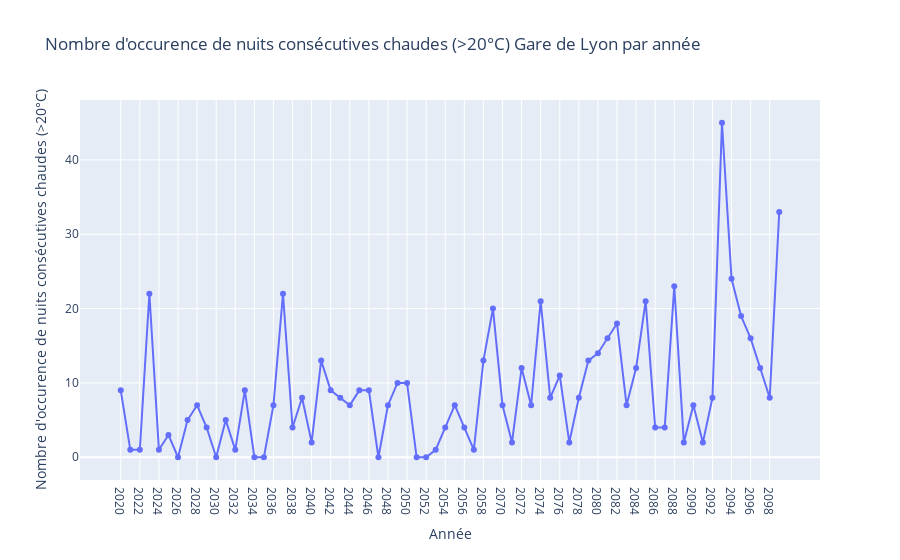

The cell this chart's notebook holds for it:
### Code cell
import plotly.express as px

# Sort your dict by key
dict_consecutive_nights = dict(sorted(dict_consecutive_nights.items()))

# Convert to lists
years = list(dict_consecutive_nights.keys())
counts = list(dict_consecutive_nights.values())

# Create line plot
fig = px.line(
    x=years,
    y=counts,
    markers=True,   # equivalent to marker='o'
    labels={'x': 'Année', 'y': "Nombre d'occurence de nuits consécutives chaudes (>20°C)"},
    title="Nombre d'occurence de nuits consécutives chaudes (>20°C) Gare de Lyon par année"
)

fig.show()

### Figure 1 — Plotly figure (JSON) as saved in the notebook; plotly's stock layout.template omitted (floating-point values rounded to 4 significant figures)
{"data": [{"hovertemplate": "Année=%{x}<br>Nombre d'occurence de nuits consécutives chaudes (>20°C)=%{y}<extra></extra>", "legendgroup": "", "line": {"color": "#636efa", "dash": "solid"}, "marker": {"symbol": "circle"}, "mode": "lines+markers", "name": "", "orientation": "v", "showlegend": false, "type": "scatter", "x": ["2020", "2021", "2022", "2023", "2024", "2025", "2026", "2027", "2028", "2029", "2030", "2031", "2032", "2033", "2034", "2035", "2036", "2037", "2038", "2039", "2040", "2041", "2042", "2043", "2044", "2045", "2046", "2047", "2048", "2049", "2050", "2051", "2052", "2053", "2054", "2055", "2056", "2057", "2058", "2059", "2070", "2071", "2072", "2073", "2074", "2075", "2076", "2077", "2078", "2079", "2080", "2081", "2082", "2083", "2084", "2085", "2086", "2087", "2088", "2089", "2090", "2091", "2092", "2093", "2094", "2095", "2096", "2097", "2098", "2099"], "xaxis": "x", "y": [9, 1, 1, 22, 1, 3, 0, 5, 7, 4, 0, 5, 1, 9, 0, 0, 7, 22, 4, 8, 2, 13, 9, 8, 7, 9, 9, 0, 7, 10, 10, 0, 0, 1, 4, 7, 4, 1, 13, 20, 7, 2, 12, 7, 21, 8, 11, 2, 8, 13, 14, 16, 18, 7, 12, 21, 4, 4, 23, 2, 7, 2, 8, 45, 24, 19, 16, 12, 8, 33], "yaxis": "y"}], "layout": {"legend": {"tracegroupgap": 0}, "title": {"text": "Nombre d'occurence de nuits consécutives chaudes (>20°C) Gare de Lyon par année"}, "xaxis": {"anchor": "y", "domain": [0, 1], "title": {"text": "Année"}}, "yaxis": {"anchor": "x", "domain": [0, 1], "title": {"text": "Nombre d'occurence de nuits consécutives chaudes (>20°C)"}}}}
